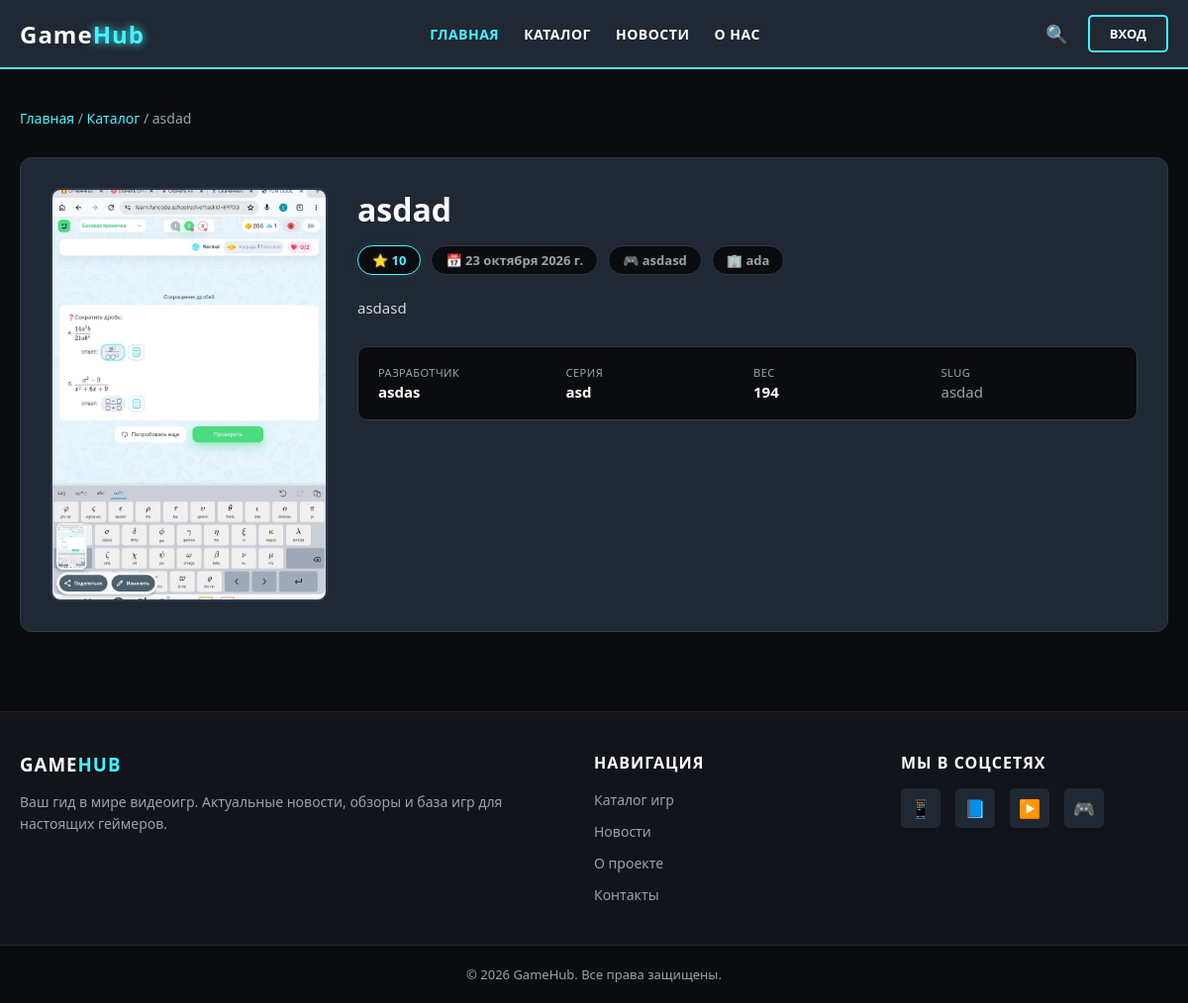
/1/, run on the app's committed database.
### game/models.py (models this page shows, shortened)
class Game(models.Model):
    title = models.CharField(max_length=255,verbose_name='Название игр')
    image = models.ImageField(upload_to='games_image', default='', verbose_name='Изображение игры')
    slug = models.SlugField(max_length=200,unique=True, blank=True, verbose_name='URL-метка' )
    description = models.TextField(max_length=255)
    release_data = models.DateField()
    razrab = models.CharField(max_length=255, verbose_name='Главный разработчик')
    reiting = models.IntegerField()
    company = models.CharField(max_length=255, verbose_name='Компания')
    seria = models.CharField(max_length=255,verbose_name='Серия игр')
    ves = models.IntegerField(verbose_name='Вес игры')
    genre = models.CharField(max_length=255,verbose_name='Жанр игры')
    video = models.FileField(blank=True, upload_to='video/', verbose_name='ссылка на видео')
    class Meta:
        verbose_name = 'Игра'
        verbose_name_plural = 'Игры'

### game/views.py (the view)
# urls.py: path('<int:gameid>/', gameinf, name = 'gameinf')
def gameinf(request, gameid):
    games = get_object_or_404(Game, pk = gameid)
    screenshot = Screenshot.objects.filter(game_id = gameid)
    return render(request, 'games/gameinf.html',{'games':games,
                                                 'scrinshot':screenshot})

### game/templates/games/gameinf.html (shortened to what this page needs)
{% load static %}
<!DOCTYPE html>
<html lang="ru">
<head>
    <link rel="stylesheet" href="{% static 'css/style.css' %}">
    <link rel="stylesheet" href="https://cloudflare.com">
</head>
<body>
    <header class="site-header">
        <div class="header-container">
            <div class="logo">
                <a href="/">Game<span>Hub</span></a>
            </div>
            <nav class="nav-menu">
                <ul>
                    <li><a href="/" class="active">Главная</a></li>
                    <li><a href="/catalog">Каталог</a></li>
                    <li><a href="/news">Новости</a></li>
                    <li><a href="/about">О нас</a></li>
                </ul>
            </nav>
            <div class="header-actions">
                <a href="/search" class="search-btn">🔍</a>
                <a href="/login" class="login-btn">Вход</a>
            </div>
        </div>
    </header>
    <main class="main-content">
        <div class="breadcrumb">
            <a href="/">Главная</a> / <a href="/catalog">Каталог</a> / {{ games.title }}
        </div>
        <div class="game-card">
            <div class="game-card-grid">
                <div class="game-poster" onclick="openModal('{{ games.image }}', '{{ games.title }} — обложка')">
                    <img src="{{ games.image }}" alt="{{ games.title }}" loading="lazy">
                </div>
                <div class="game-info">
                    <h1>{{ games.title }}</h1>
                    <div class="game-meta-tags">
                        <span class="tag highlight">⭐ {{ games.reiting }}</span>
                        <span class="tag">📅 {{ games.release_data }}</span>
                        <span class="tag">🎮 {{ games.genre }}</span>
                        <span class="tag">🏢 {{ games.company }}</span>
                    </div>
                    <div class="game-description">
                        {{ games.description }}
                    </div>
                    <div class="game-details">
                        <div class="detail-item">
                            <span class="detail-label">Разработчик</span>
                            <span class="detail-value">{{ games.razrab }}</span>
                        </div>
                        <div class="detail-item">
                            <span class="detail-label">Серия</span>
                            <span class="detail-value">{{ games.seria }}</span>
                        </div>
                        <div class="detail-item">
                            <span class="detail-label">Вес</span>
                            <span class="detail-value">{{ games.ves }}</span>
                        </div>
                        <div class="detail-item">
                            <span class="detail-label">Slug</span>
                            <span class="detail-value" style="font-weight:400; color:var(--text-muted);">{{ games.slug }}</span>
                        </div>
                    </div>
                </div>
            </div>
        </div>
    </main>
    <footer class="site-footer">
        <div class="footer-container">
            <div class="footer-section">
                <h3>Game<span>Hub</span></h3>
                <p>Ваш гид в мире видеоигр. Актуальные новости, обзоры и база игр для настоящих геймеров.</p>
            </div>
            <div class="footer-section">
                <h4>Навигация</h4>
                <ul>
                    <li><a href="/catalog">Каталог игр</a></li>
                    <li><a href="/news">Новости</a></li>
                    <li><a href="/about">О проекте</a></li>
                    <li><a href="/contacts">Контакты</a></li>
                </ul>
            </div>
            <div class="footer-section">
                <h4>Мы в соцсетях</h4>
                <div class="social-icons">
                    <a href="#" aria-label="Telegram">📱</a>
                    <a href="#" aria-label="VK">📘</a>
                    <a href="#" aria-label="YouTube">▶️</a>
                    <a href="#" aria-label="Discord">🎮</a>
                </div>
            </div>
        </div>
        <div class="footer-bottom">
            &copy; 2026 GameHub. Все права защищены.
        </div>
    </footer>
</body>
</html>

### static/css/style.css (style rules this page uses)
:root { --bg-color: #0b0c10; --header-bg: #1f2833; --text-color: #c5a059; --accent-color: #45f3ff; --text-muted: #95a5a6; --white: #ffffff; }
* { margin: 0; padding: 0; box-sizing: border-box; font-family: 'Segoe UI', Tahoma, Geneva, Verdana, sans-serif; }
body { background-color: var(--bg-color); color: var(--white); display: flex; flex-direction: column; min-height: 100vh; }
a { text-decoration: none; color: inherit; transition: 0.3s ease; }
.site-header { background-color: var(--header-bg); border-bottom: 2px solid var(--accent-color); position: sticky; top: 0; z-index: 1000; }
.header-container { max-width: 1200px; margin: 0 auto; padding: 15px 20px; display: flex; justify-content: space-between; align-items: center; }
.logo a { font-size: 24px; font-weight: 800; letter-spacing: 1px; }
.logo span { color: var(--accent-color); text-shadow: 0 0 10px var(--accent-color); }
.nav-menu ul { display: flex; list-style: none; gap: 25px; }
.nav-menu a { font-weight: 600; text-transform: uppercase; font-size: 14px; letter-spacing: 0.5px; }
.nav-menu a:hover, .nav-menu a.active { color: var(--accent-color); }
.header-actions { display: flex; align-items: center; gap: 20px; }
.search-btn { font-size: 18px; }
.login-btn { background: transparent; border: 2px solid var(--accent-color); padding: 8px 20px; border-radius: 5px; font-weight: 600; text-transform: uppercase; font-size: 13px; }
.main-content { flex: 1; max-width: 1200px; width: 100%; margin: 0 auto; padding: 40px 20px; }
.site-footer { background-color: #11141a; border-top: 1px solid #222; padding-top: 40px; margin-top: auto; }
.footer-container { max-width: 1200px; margin: 0 auto; padding: 0 20px 30px 20px; display: grid; grid-template-columns: 2fr 1fr 1fr; gap: 40px; }
.footer-section h3, .footer-section h4 { margin-bottom: 15px; text-transform: uppercase; letter-spacing: 1px; }
.footer-section h3 span { color: var(--accent-color); }
.footer-section p { color: var(--text-muted); line-height: 1.6; font-size: 14px; }
.footer-section ul { list-style: none; }
.footer-section ul li { margin-bottom: 10px; }
.footer-section ul a { color: var(--text-muted); font-size: 14px; }
.social-icons { display: flex; gap: 15px; }
.social-icons a { background-color: #1f2833; width: 40px; height: 40px; display: flex; align-items: center; justify-content: center; border-radius: 5px; font-size: 18px; }
.footer-bottom { background-color: #0b0c10; text-align: center; padding: 20px; font-size: 13px; color: var(--text-muted); border-top: 1px solid #1f2833; }
.breadcrumb { margin-bottom: 30px; font-size: 14px; color: var(--text-muted); }
.breadcrumb a { color: var(--accent-color); }
.game-card { background-color: var(--header-bg); border: 1px solid #2c3a4e; border-radius: 12px; overflow: hidden; padding: 30px; margin-bottom: 40px; }
.game-card-grid { display: grid; grid-template-columns: 280px 1fr; gap: 30px; }
.game-poster { border-radius: 10px; overflow: hidden; cursor: pointer; transition: 0.3s ease; border: 2px solid #2c3a4e; background: #0b0c10; }
.game-poster img { width: 100%; height: auto; display: block; aspect-ratio: 2 / 3; object-fit: cover; }
.game-info h1 { font-size: 32px; font-weight: 800; margin-bottom: 10px; color: var(--white); }
.game-meta-tags { display: flex; flex-wrap: wrap; gap: 10px; margin: 15px 0 20px; }
.game-meta-tags .tag { background: var(--bg-color); padding: 5px 14px; border-radius: 20px; font-size: 13px; font-weight: 600; color: var(--text-muted); border: 1px solid #2c3a4e; transition: 0.3s; }
.game-meta-tags .tag.highlight { color: var(--accent-color); border-color: var(--accent-color); box-shadow: 0 0 10px rgba(69, 243, 255, 0.1); }
.game-description { line-height: 1.8; color: #d0d8e0; font-size: 15px; margin: 20px 0 25px; }
.game-details { display: grid; grid-template-columns: repeat(auto-fit, minmax(150px, 1fr)); gap: 12px; background: var(--bg-color); padding: 18px 20px; border-radius: 10px; border: 1px solid #2c3a4e; }
.game-details .detail-item { display: flex; flex-direction: column; }
.game-details .detail-label { font-size: 11px; text-transform: uppercase; letter-spacing: 0.5px; color: var(--text-muted); }
.game-details .detail-value { font-weight: 600; font-size: 15px; color: var(--white); margin-top: 2px; }

### data on the page
Game: title "asdad", image (picture), reiting "10", release_data "23 октября 2026 г.", genre "asdasd", company "ada", description "asdasd", razrab "asdas", seria "asd", ves "194", slug "asdad"
